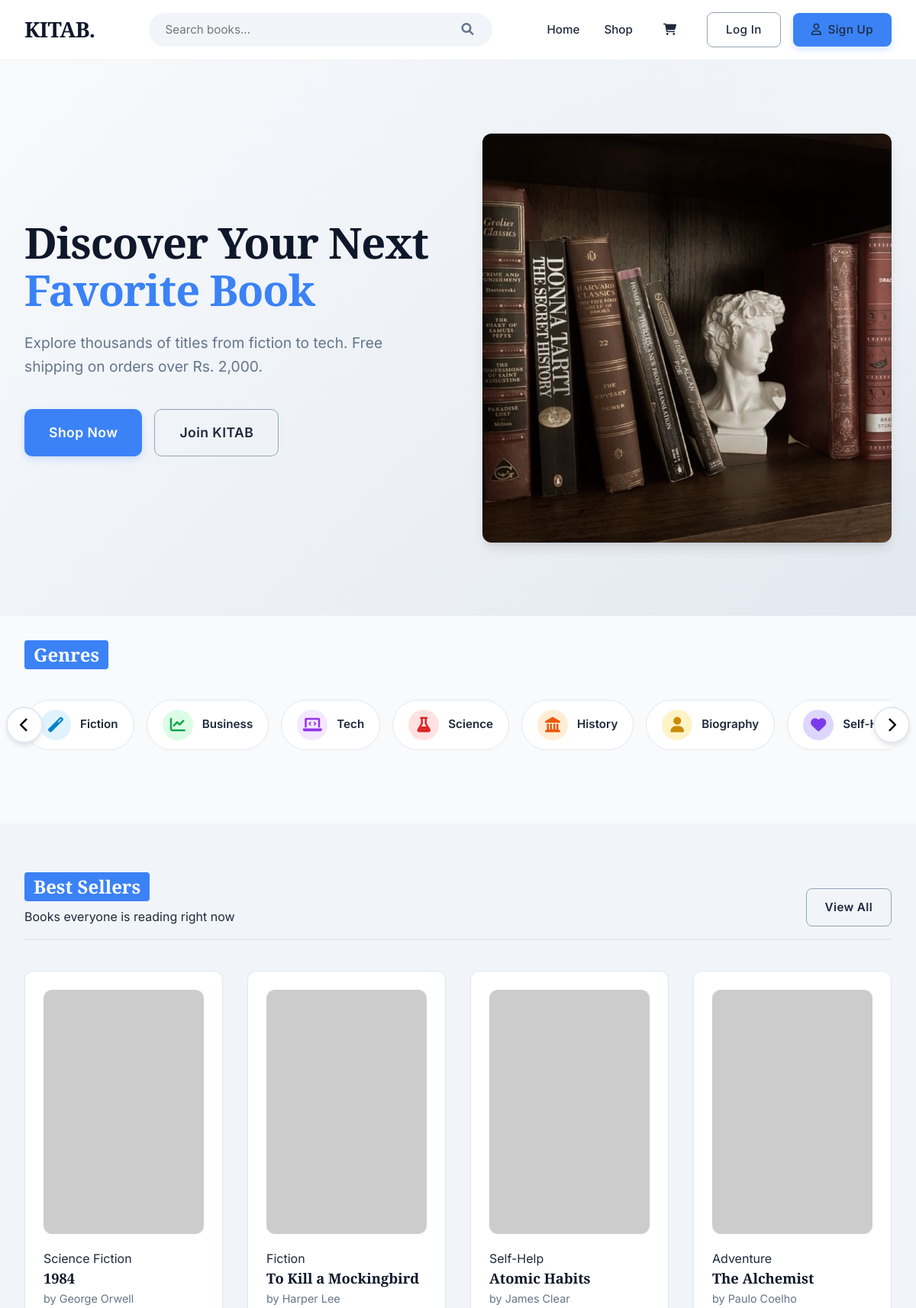
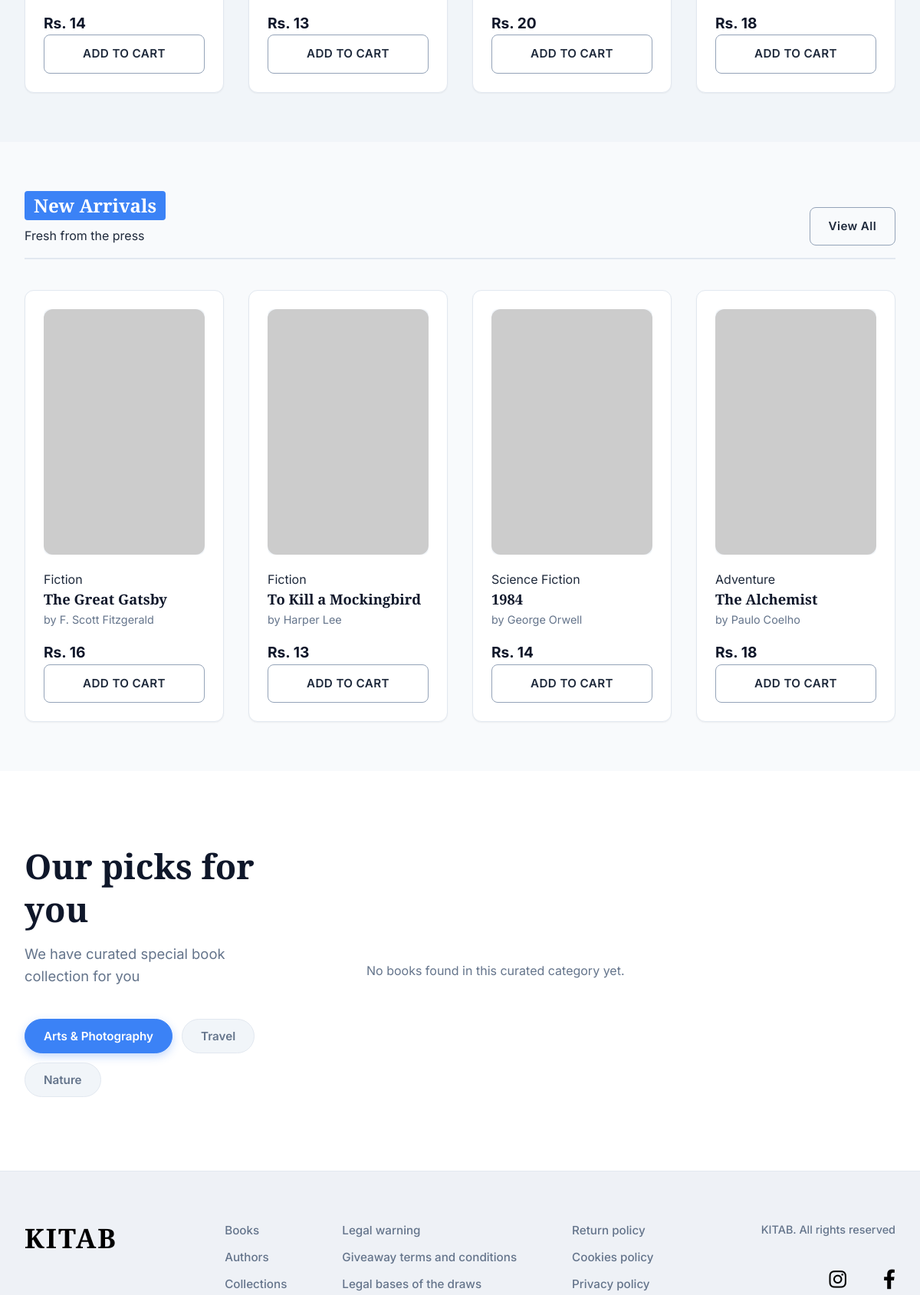
The page / (upper part) on the database its author committed (2 pictures, top to bottom).
### tables this page shows
CREATE TABLE books (
    id INT AUTO_INCREMENT PRIMARY KEY,
    title VARCHAR(255) NOT NULL,
    author VARCHAR(100) NOT NULL,
    description TEXT,
    price DECIMAL(10, 2) NOT NULL,
    image VARCHAR(255) NOT NULL,
    category VARCHAR(50),
    publisher VARCHAR(100),
    pages INT,
    language VARCHAR(50) DEFAULT 'English',
    isbn VARCHAR(20),
    created_at TIMESTAMP DEFAULT CURRENT_TIMESTAMP
);

### index.php (the view, shortened to what this page needs)
<?php
require_once 'includes/header.php';
$sql_best = "SELECT * FROM books ORDER BY RAND() LIMIT 4";
$result_best = $conn->query($sql_best);
$sql_new = "SELECT * FROM books ORDER BY created_at DESC LIMIT 4";
$result_new = $conn->query($sql_new);
$curated_cats = ['Arts & Photography', 'Travel', 'Nature'];
$curated_data = [];
foreach ($curated_cats as $cat) {
    $sql_curated = "SELECT * FROM books WHERE category = ? ORDER BY RAND() LIMIT 4";
    $stmt = $conn->prepare($sql_curated);
    $stmt->bind_param("s", $cat);
    $stmt->execute();
    $curated_data[$cat] = $stmt->get_result();
}
?>
<div class="hero">
    <div class="container hero-container">
        <div class="hero-content">
            <h1>Discover Your Next <br><span class="text-accent">Favorite Book</span></h1>
            <p>Explore thousands of titles from fiction to tech. Free shipping on orders over Rs. 2,000.</p>
            <div style="display:flex; gap:1rem;">
                <a href="<?php echo BASE_URL; ?>frontend/shop.php" class="btn btn-primary btn-lg">Shop Now</a>
                <a href="<?php echo BASE_URL; ?>frontend/register.php" class="btn btn-outline btn-lg">Join KITAB</a>
            </div>
        </div>
        <div class="hero-image">
            <img src="<?php echo BASE_URL; ?>assets/images/hero_bookstore.jpg" alt="Bookstore" class="hero-img-styled">
        </div>
    </div>
</div>
<div class="container section-spacing">
    <h2 class="section-title-blue">Genres</h2>
    <div class="relative">
        <button onclick="scrollGenres('left')" class="genre-scroll-btn genre-scroll-left">
            <i class="fas fa-chevron-left"></i>
        </button>
        <div class="genre-scroll-container genre-scroll-wrapper" id="genreScroll">
            <a href="<?php echo BASE_URL; ?>frontend/shop.php?category=Fiction" class="genre-item">
                <div class="genre-icon genre-fiction">
                    <i class="fas fa-magic"></i>
                </div>
                <span>Fiction</span>
            </a>
            <a href="<?php echo BASE_URL; ?>frontend/shop.php?category=Business" class="genre-item">
                <div class="genre-icon genre-business">
                    <i class="fas fa-chart-line"></i>
                </div>
                <span>Business</span>
            </a>
            <a href="<?php echo BASE_URL; ?>frontend/shop.php?category=Tech" class="genre-item">
                <div class="genre-icon genre-tech">
                    <i class="fas fa-laptop-code"></i>
                </div>
                <span>Tech</span>
            </a>
            <a href="<?php echo BASE_URL; ?>frontend/shop.php?category=Science" class="genre-item">
                <div class="genre-icon genre-science">
                    <i class="fas fa-flask"></i>
                </div>
                <span>Science</span>
            </a>
            <a href="<?php echo BASE_URL; ?>frontend/shop.php?category=History" class="genre-item">
                <div class="genre-icon genre-history">
                    <i class="fas fa-landmark"></i>
                </div>
                <span>History</span>
            </a>
            <a href="<?php echo BASE_URL; ?>frontend/shop.php?category=Biography" class="genre-item">
                <div class="genre-icon genre-biography">
                    <i class="fas fa-user"></i>
                </div>
                <span>Biography</span>
            </a>
            <a href="<?php echo BASE_URL; ?>frontend/shop.php?category=Self-Help" class="genre-item">
                <div class="genre-icon genre-self-help">
                    <i class="fas fa-heart"></i>
                </div>
                <span>Self-Help</span>
            </a>
        </div>
        <button onclick="scrollGenres('right')" class="genre-scroll-btn genre-scroll-right">
            <i class="fas fa-chevron-right"></i>
        </button>
    </div>
</div>
<div class="book-section bg-light">
    <div class="container">
        <div class="section-header-flex">
            <div>
                <h2 class="section-title-blue">Best Sellers</h2>
                <p>Books everyone is reading right now</p>
            </div>
            <a href="<?php echo BASE_URL; ?>frontend/shop.php" class="btn btn-outline">View All</a>
        </div>
        <div class="grid books-grid">
            <?php while ($row = $result_best->fetch_assoc()): ?>
                <div class="card book-card">
                    <div class="book-image">
                        <img src="<?php echo strpos($row['image'], 'http') === 0 ? htmlspecialchars($row['image']) : BASE_URL . htmlspecialchars($row['image']); ?>"
                            alt="<?php echo htmlspecialchars($row['title']); ?>">
                    </div>
                    <div class="book-info">
                        <span class="category"><?php echo htmlspecialchars($row['category']); ?></span>
                        <h3><?php echo htmlspecialchars($row['title']); ?></h3>
                        <p class="author">by <?php echo htmlspecialchars($row['author']); ?></p>
                        <div class="book-footer">
                            <span class="price">Rs.
                                <?php echo htmlspecialchars(number_format($row['price'])); ?></span>
                        </div>
                        <a href="<?php echo BASE_URL; ?>frontend/product.php?id=<?php echo $row['id']; ?>"
                            class="btn btn-block btn-outline mt-2">ADD TO
                            CART</a>
                    </div>
                </div>
            <?php endwhile; ?>
        </div>
    </div>
</div>
<div class="book-section">
    <div class="container">
        <div class="section-header-flex">
            <div>
                <h2 class="section-title-blue">New Arrivals</h2>
                <p>Fresh from the press</p>
            </div>
            <a href="<?php echo BASE_URL; ?>frontend/shop.php" class="btn btn-outline">View All</a>
        </div>
        <div class="grid books-grid">
            <?php while ($row = $result_new->fetch_assoc()): ?>
                <div class="card book-card">
                    <div class="book-image">
                        <img src="<?php echo strpos($row['image'], 'http') === 0 ? htmlspecialchars($row['image']) : BASE_URL . htmlspecialchars($row['image']); ?>"
                            alt="<?php echo htmlspecialchars($row['title']); ?>">
                    </div>
                    <div class="book-info">
                        <span class="category"><?php echo htmlspecialchars($row['category']); ?></span>
                        <h3><?php echo htmlspecialchars($row['title']); ?></h3>
                        <p class="author">by <?php echo htmlspecialchars($row['author']); ?></p>
                        <div class="book-footer">
                            <span class="price">Rs.
                                <?php echo htmlspecialchars(number_format($row['price'])); ?></span>
                        </div>
                        <a href="<?php echo BASE_URL; ?>frontend/product.php?id=<?php echo $row['id']; ?>"
                            class="btn btn-block btn-outline mt-2">ADD TO
                            CART</a>
                    </div>
                </div>
            <?php endwhile; ?>
        </div>
    </div>
</div>
<div class="curated-section">
    <div class="container curated-layout">
        <div class="curated-content">
            <h2>Our picks for you</h2>
            <p>We have curated special book collection for you</p>
            <div class="curated-filters">
                <?php $first = true;
                foreach ($curated_cats as $cat): ?>
                    <button class="filter-chip <?php echo $first ? 'active' : ''; ?>"
                        onclick="switchCategory('<?php echo str_replace(' ', '-', strtolower($cat)); ?>', this)">
                        <?php echo htmlspecialchars($cat); ?>
                    </button>
                    <?php $first = false; endforeach; ?>
            </div>
        </div>
        <div class="curated-display">
            <?php $first = true;
            foreach ($curated_data as $cat => $books): ?>
                <div id="<?php echo str_replace(' ', '-', strtolower($cat)); ?>"
                    class="curated-grid category-content <?php echo $first ? 'active' : ''; ?>">
                    <?php if ($books->num_rows > 0): ?>
                        <?php while ($row = $books->fetch_assoc()): ?>
                            <div class="curated-book-card">
                                <a href="<?php echo BASE_URL; ?>frontend/product.php?id=<?php echo $row['id']; ?>">
                                    <div class="curated-book-image">
                                        <img src="<?php echo strpos($row['image'], 'http') === 0 ? htmlspecialchars($row['image']) : BASE_URL . htmlspecialchars($row['image']); ?>"
                                            alt="<?php echo htmlspecialchars($row['title']); ?>">
                                    </div>
                                    <div class="curated-book-price">
                                        Rs. <?php echo htmlspecialchars(number_format($row['price'])); ?>
                                    </div>
                                </a>
                            </div>
                        <?php endwhile; ?>
                    <?php else: ?>
                        <div class="curated-empty">
                            No books found in this curated category yet.
                        </div>
                    <?php endif; ?>
                </div>
                <?php $first = false; endforeach; ?>
        </div>
    </div>
</div>
<?php require_once 'includes/footer.php'; ?>

### assets/css/genre.css (style rules this page uses)
.genre-scroll-container { display: flex !important; flex-direction: row !important; flex-wrap: nowrap !important; gap: 1rem; padding: 2rem 0; overflow-x: hidden; overflow-y: hidden; scroll-behavior: smooth; scrollbar-width: none; -ms-overflow-style: none; width: 100%; max-width: 100%; }
.genre-scroll-btn { position: absolute; top: 50%; transform: translateY(-50%); background: white; border: 2px solid #e2e8f0; border-radius: 50%; width: 48px; height: 48px; display: flex; align-items: center; justify-content: center; cursor: pointer; box-shadow: 0 4px 6px -1px rgb(0 0 0 / 0.1); transition: all 0.3s ease; z-index: 10; font-size: 1.2rem; }
.genre-scroll-left { left: -24px; }
.genre-scroll-right { right: -24px; }
.genre-item { display: flex !important; flex-direction: row !important; align-items: center; gap: 0.75rem; min-width: auto; flex-shrink: 0; transition: var(--transition); padding: 0.75rem 1.25rem; background: white; border-radius: 50px; border: 1px solid #e2e8f0; white-space: nowrap; }
.genre-icon { width: 40px; height: 40px; border-radius: 50%; display: flex; align-items: center; justify-content: center; font-size: 1.25rem; transition: var(--transition); flex-shrink: 0; }
.genre-item span { font-weight: 600; color: var(--text-dark); font-size: 0.95rem; }

### rows shown on the page
books: category "Science Fiction", title "1984", author "George Orwell", price "14"
books: category "Fiction", title "To Kill a Mockingbird", author "Harper Lee", price "13"
books: category "Self-Help", title "Atomic Habits", author "James Clear", price "20"
books: category "Adventure", title "The Alchemist", author "Paulo Coelho", price "18"
books: category "Fiction", title "The Great Gatsby", author "F. Scott Fitzgerald", price "16"

### other values the page prints
$cat "Arts & Photography"
$cat "Travel"
$cat "Nature"
